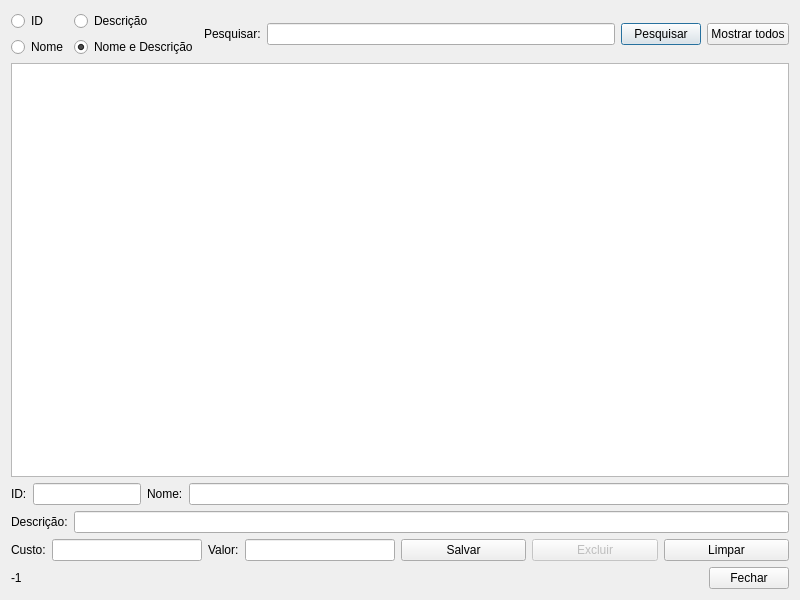
<?xml version="1.0" encoding="UTF-8"?>
<ui version="4.0">
 <class>fm_produtos</class>
 <widget class="QDialog" name="fm_produtos">
  <property name="geometry">
   <rect>
    <x>0</x>
    <y>0</y>
    <width>800</width>
    <height>600</height>
   </rect>
  </property>
  <property name="windowTitle">
   <string>Gestão de produtos - FCMCestas</string>
  </property>
  <property name="windowIcon">
   <iconset resource="resource_files.qrc">
    <normaloff>:/icons/images/icone.png</normaloff>:/icons/images/icone.png</iconset>
  </property>
  <layout class="QGridLayout" name="gridLayout_2">
   <item row="0" column="0">
    <layout class="QHBoxLayout" name="horizontalLayout_4">
     <item>
      <layout class="QGridLayout" name="gridLayout">
       <item row="0" column="0">
        <widget class="QRadioButton" name="radioButton_id">
         <property name="text">
          <string>ID</string>
         </property>
        </widget>
       </item>
       <item row="1" column="0">
        <widget class="QRadioButton" name="radioButton_nome">
         <property name="text">
          <string>Nome</string>
         </property>
        </widget>
       </item>
       <item row="0" column="1">
        <widget class="QRadioButton" name="radioButton_descricao">
         <property name="text">
          <string>Descrição</string>
         </property>
        </widget>
       </item>
       <item row="1" column="1">
        <widget class="QRadioButton" name="radioButton_nome_descricao">
         <property name="text">
          <string>Nome e Descrição</string>
         </property>
         <property name="checked">
          <bool>true</bool>
         </property>
        </widget>
       </item>
      </layout>
     </item>
     <item>
      <layout class="QHBoxLayout" name="horizontalLayout_5">
       <item>
        <widget class="QLabel" name="label_6">
         <property name="text">
          <string>Pesquisar:</string>
         </property>
        </widget>
       </item>
       <item>
        <widget class="QLineEdit" name="lineEdit_pesquisar"/>
       </item>
       <item>
        <widget class="QPushButton" name="pushButton_pesquisar">
         <property name="text">
          <string>Pesquisar</string>
         </property>
        </widget>
       </item>
       <item>
        <widget class="QPushButton" name="pushButton_mostrar_todos">
         <property name="text">
          <string>Mostrar todos</string>
         </property>
        </widget>
       </item>
      </layout>
     </item>
    </layout>
   </item>
   <item row="1" column="0">
    <widget class="QTableWidget" name="tableWidget_produtos"/>
   </item>
   <item row="2" column="0">
    <layout class="QHBoxLayout" name="horizontalLayout">
     <item>
      <widget class="QLabel" name="label">
       <property name="text">
        <string>ID:</string>
       </property>
      </widget>
     </item>
     <item>
      <widget class="QLineEdit" name="lineEdit_id">
       <property name="enabled">
        <bool>true</bool>
       </property>
       <property name="sizePolicy">
        <sizepolicy hsizetype="Fixed" vsizetype="Fixed">
         <horstretch>0</horstretch>
         <verstretch>0</verstretch>
        </sizepolicy>
       </property>
       <property name="text">
        <string/>
       </property>
      </widget>
     </item>
     <item>
      <widget class="QLabel" name="label_2">
       <property name="text">
        <string>Nome:</string>
       </property>
      </widget>
     </item>
     <item>
      <widget class="QLineEdit" name="lineEdit_nome"/>
     </item>
    </layout>
   </item>
   <item row="3" column="0">
    <layout class="QHBoxLayout" name="horizontalLayout_3">
     <item>
      <widget class="QLabel" name="label_3">
       <property name="text">
        <string>Descrição:</string>
       </property>
      </widget>
     </item>
     <item>
      <widget class="QLineEdit" name="lineEdit_descricao"/>
     </item>
    </layout>
   </item>
   <item row="4" column="0">
    <layout class="QHBoxLayout" name="horizontalLayout_2">
     <item>
      <widget class="QLabel" name="label_4">
       <property name="sizePolicy">
        <sizepolicy hsizetype="Fixed" vsizetype="Fixed">
         <horstretch>0</horstretch>
         <verstretch>0</verstretch>
        </sizepolicy>
       </property>
       <property name="text">
        <string>Custo:</string>
       </property>
      </widget>
     </item>
     <item>
      <widget class="QLineEdit" name="lineEdit_custo">
       <property name="sizePolicy">
        <sizepolicy hsizetype="Fixed" vsizetype="Fixed">
         <horstretch>0</horstretch>
         <verstretch>0</verstretch>
        </sizepolicy>
       </property>
       <property name="minimumSize">
        <size>
         <width>150</width>
         <height>0</height>
        </size>
       </property>
       <property name="text">
        <string/>
       </property>
      </widget>
     </item>
     <item>
      <widget class="QLabel" name="label_5">
       <property name="sizePolicy">
        <sizepolicy hsizetype="Fixed" vsizetype="Fixed">
         <horstretch>0</horstretch>
         <verstretch>0</verstretch>
        </sizepolicy>
       </property>
       <property name="text">
        <string>Valor:</string>
       </property>
      </widget>
     </item>
     <item>
      <widget class="QLineEdit" name="lineEdit_valor">
       <property name="sizePolicy">
        <sizepolicy hsizetype="Fixed" vsizetype="Fixed">
         <horstretch>0</horstretch>
         <verstretch>0</verstretch>
        </sizepolicy>
       </property>
       <property name="minimumSize">
        <size>
         <width>150</width>
         <height>0</height>
        </size>
       </property>
      </widget>
     </item>
     <item>
      <widget class="QPushButton" name="pushButton_salvar">
       <property name="enabled">
        <bool>true</bool>
       </property>
       <property name="maximumSize">
        <size>
         <width>16777215</width>
         <height>16777215</height>
        </size>
       </property>
       <property name="text">
        <string>Salvar</string>
       </property>
      </widget>
     </item>
     <item>
      <widget class="QPushButton" name="pushButton_excluir">
       <property name="enabled">
        <bool>false</bool>
       </property>
       <property name="maximumSize">
        <size>
         <width>16777215</width>
         <height>16777215</height>
        </size>
       </property>
       <property name="text">
        <string>Excluir</string>
       </property>
      </widget>
     </item>
     <item>
      <widget class="QPushButton" name="pushButton_cancelar">
       <property name="maximumSize">
        <size>
         <width>16777215</width>
         <height>16777215</height>
        </size>
       </property>
       <property name="text">
        <string>Limpar</string>
       </property>
      </widget>
     </item>
    </layout>
   </item>
   <item row="5" column="0">
    <layout class="QHBoxLayout" name="horizontalLayout_6">
     <item>
      <widget class="QLabel" name="label_selected_row">
       <property name="text">
        <string>-1</string>
       </property>
      </widget>
     </item>
     <item>
      <spacer name="horizontalSpacer">
       <property name="orientation">
        <enum>Qt::Horizontal</enum>
       </property>
       <property name="sizeHint" stdset="0">
        <size>
         <width>40</width>
         <height>20</height>
        </size>
       </property>
      </spacer>
     </item>
     <item>
      <widget class="QPushButton" name="pushButton_fechar">
       <property name="text">
        <string>Fechar</string>
       </property>
      </widget>
     </item>
    </layout>
   </item>
  </layout>
 </widget>
 <tabstops>
  <tabstop>radioButton_id</tabstop>
  <tabstop>radioButton_nome</tabstop>
  <tabstop>radioButton_descricao</tabstop>
  <tabstop>radioButton_nome_descricao</tabstop>
  <tabstop>tableWidget_produtos</tabstop>
  <tabstop>lineEdit_id</tabstop>
  <tabstop>lineEdit_nome</tabstop>
  <tabstop>lineEdit_descricao</tabstop>
  <tabstop>pushButton_fechar</tabstop>
 </tabstops>
 <resources>
  <include location="resource_files.qrc"/>
 </resources>
 <connections/>
</ui>
